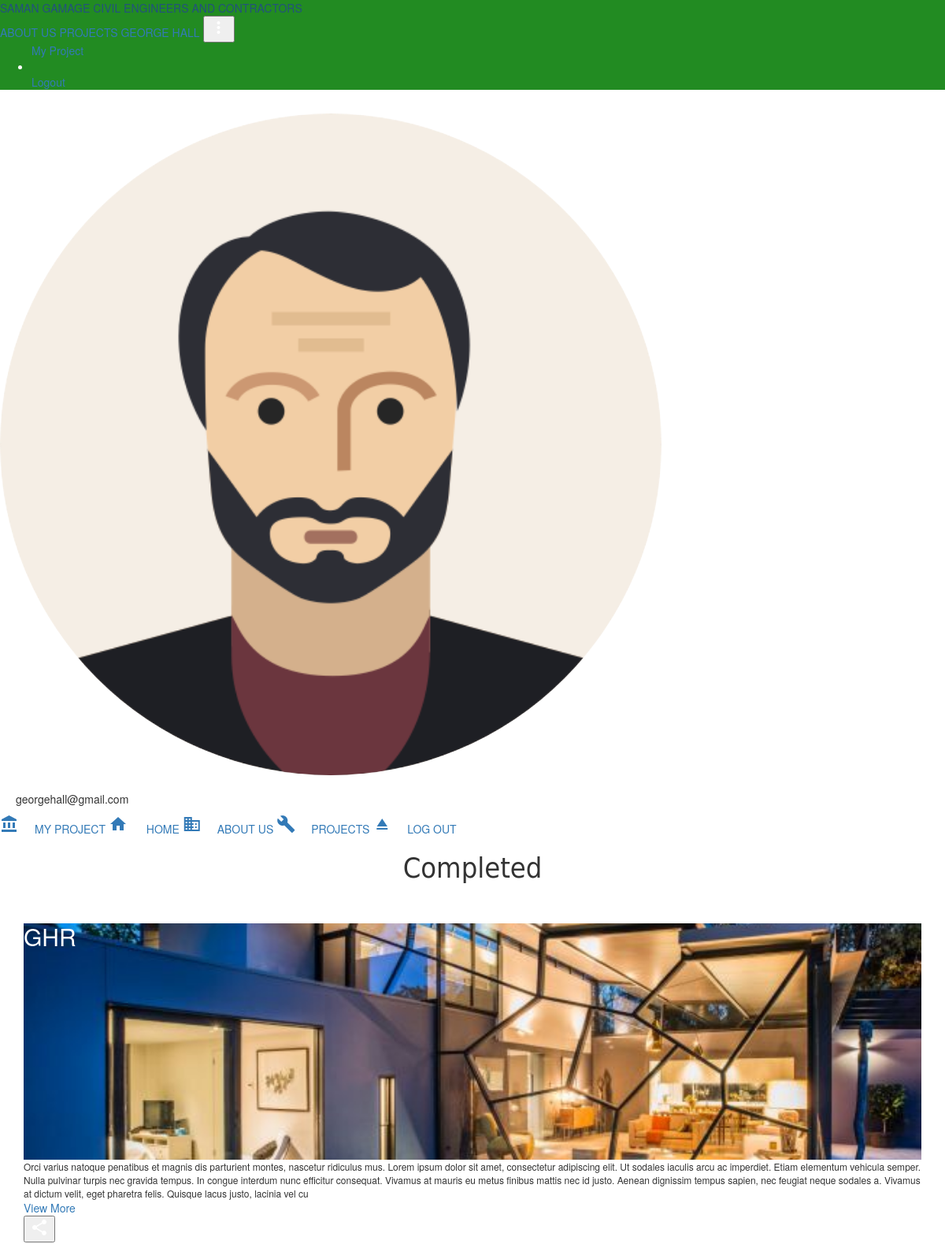
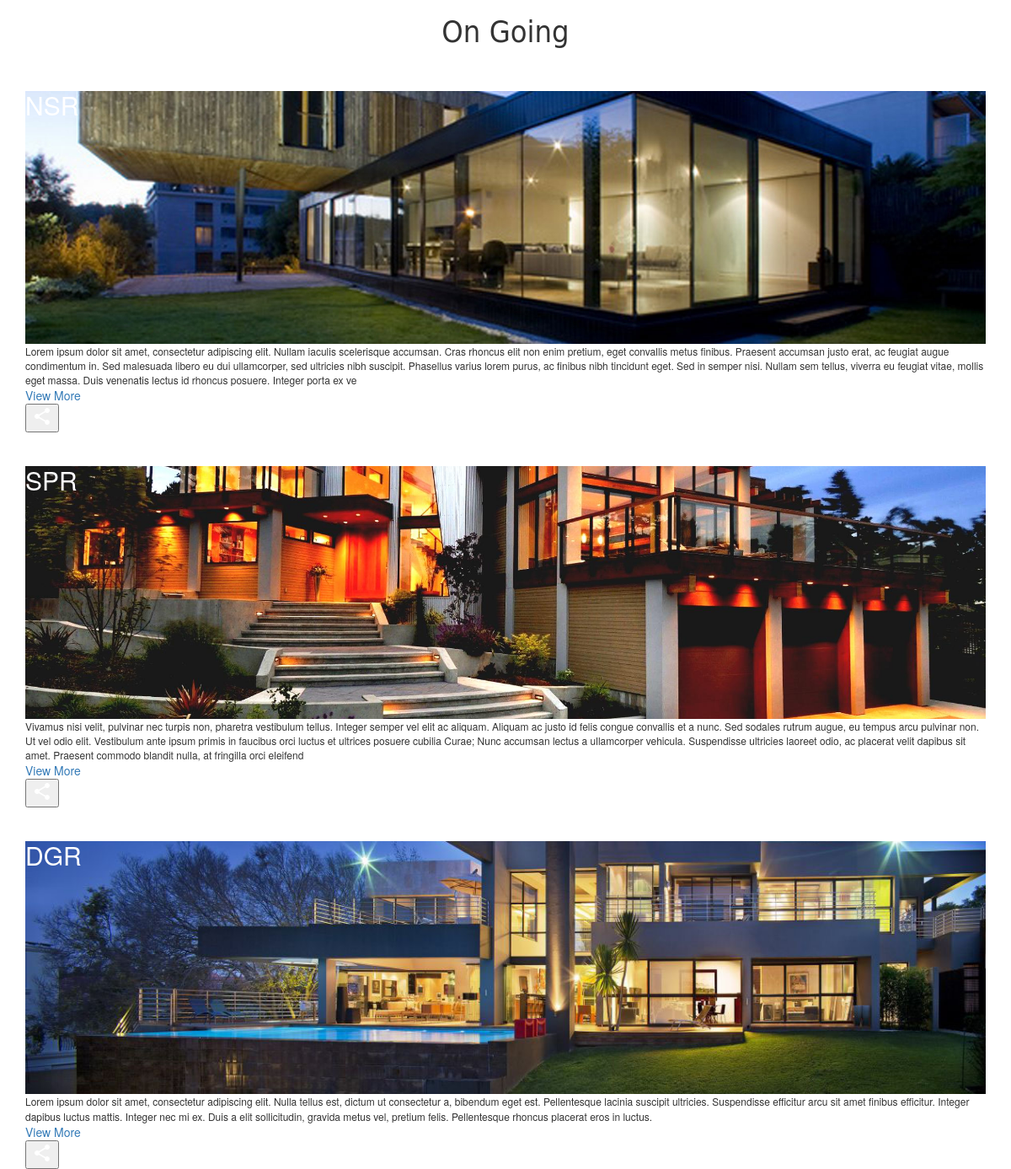
Screenshot of /projects.php (signed in) with the database file from the repository (2 pictures, top to bottom).
### tables this page shows
CREATE TABLE `projectImage` (
  `projectImageID` int(10) NOT NULL,
  `projectID` int(10) NOT NULL,
  `projectCover` varchar(255) NOT NULL,
  `projectImageRecent1` varchar(255) NOT NULL,
  `projectImageRecent2` varchar(500) NOT NULL,
  `projectImageRecent3` varchar(500) NOT NULL,
  `projectImageRecent4` varchar(500) NOT NULL,
  `projectImageRecent5` varchar(500) NOT NULL
);

CREATE TABLE `project` (
  `projectID` int(5) NOT NULL,
  `projectName` varchar(255) NOT NULL,
  `projectStName` varchar(10) NOT NULL,
  `projectType` varchar(255) NOT NULL,
  `projectAddress` varchar(255) NOT NULL,
  `projectUserID` int(5) NOT NULL,
  `projectState` int(1) NOT NULL COMMENT 'o for finished 1 for on-going',
  `projectStDesc` varchar(500) NOT NULL,
  `projectlgDesc` varchar(1500) NOT NULL
);

### projects.php (the view, shortened to what this page needs)
<!doctype html>
<html lang="en">
  <head>
    <link rel="stylesheet" href="https://code.getmdl.io/1.3.0/material.min.css">
    <link rel="stylesheet" href="css/styles.css">
    <link href="css/bootstrap.min.css" rel="stylesheet">
    <link href="css/animate.css" rel="stylesheet">
    <link href="css/custom.css" rel="stylesheet">
  </head>
<body onload="startTime()">
<div class="demo-layout-transparent mdl-layout mdl-js-layout">
<?php
	include('includes/navbar.php');
?>
<main>
  <h1 style="text-align: center;font-family: Gill Sans, Gill Sans MT, Myriad Pro, DejaVu Sans Condensed, Helvetica, Arial,' sans-serif';" class="animated bounceInUp">Completed</h1>
  <?php
	include("includes/dbConfig.php");
	$sql="SELECT project.*,projectImage.* FROM project,projectImage where project.projectState=0 and projectImage.projectID = project.projectID ORDER BY project.projectID";
	$result=mysqli_query($conn,$sql) or die(mysqli_error());
	$num=mysqli_num_rows($result);
	if($result && $num >0){
		while ($newArray = mysqli_fetch_array($result)) {
		?>
    <br>
	<div class="container animated bounceInUp">
		<div class="demo-card-wide mdl-card mdl-shadow--2dp" style="margin-right:30px;width: 100%">
			<div class="mdl-card__title" style="background: url('<?php echo $newArray['projectCover']; ?>') center / cover;">
				<h2 class="mdl-card__title-text"><?php echo $newArray['projectStName']; ?></h2>
	  		</div>
	  		<div class="mdl-card__supporting-text" style="font-size: 12px">
				<?php echo $newArray['projectStDesc']; ?>
	  		</div>
	 		<div class="mdl-card__actions mdl-card--border">
				<a class="mdl-button mdl-button--colored mdl-js-button mdl-js-ripple-effect">View More</a>
	  		</div>
	  		<div class="mdl-card__menu">
				<button class="mdl-button mdl-button--icon mdl-js-button mdl-js-ripple-effect">
		  		<i class="material-icons">share</i>
				</button>
	  		</div>
	  	</div>
	</div>
    <?php } ?>
	<?php
		}else{
			echo "No result";
		}
	?>
  <h1 style="text-align: center;font-family: Gill Sans, Gill Sans MT, Myriad Pro, DejaVu Sans Condensed, Helvetica, Arial,' sans-serif';" class="animated bounceInUp">On Going</h1>
  <?php
	include("includes/dbConfig.php");
	$sql="SELECT project.*,projectImage.* FROM project,projectImage where project.projectState=1 and projectImage.projectID = project.projectID ORDER BY project.projectID";
	$result=mysqli_query($conn,$sql) or die(mysqli_error());
	$num=mysqli_num_rows($result);
	if($result && $num >0){
		while ($newArray = mysqli_fetch_array($result)) {
		?>
     <br>
	<div class="container animated bounceInUp">
	 <div class="demo-card-wide mdl-card mdl-shadow--2dp" style="margin-right:30px;width: 100%">
	  <div class="mdl-card__title" style="background: url('<?php echo $newArray['projectCover']; ?>') center / cover;">
		<h2 class="mdl-card__title-text"><?php echo $newArray['projectStName']; ?></h2>
	  </div>
	  <div class="mdl-card__supporting-text" style="font-size: 12px">
		<?php echo $newArray['projectStDesc']; ?>
	  </div>
	  <div class="mdl-card__actions mdl-card--border">
		<a class="mdl-button mdl-button--colored mdl-js-button mdl-js-ripple-effect">View More</a>
	  </div>
	  <div class="mdl-card__menu">
		<button class="mdl-button mdl-button--icon mdl-js-button mdl-js-ripple-effect">
		  <i class="material-icons">share</i>
		</button>
	  </div>
	  </div>
	</div>
    <?php } ?>
	<?php
		}else{
		echo "No result";
		}
	?>
 </main>
</div>
  </body>
</html>

### includes/navbar.php (shortened to what this page needs)
<header class="mdl-layout__header mdl-layout__header--transparent animated fadeIn" >
		<div class="mdl-layout__header-row">
		  <a href="index.php"class="mdl-layout-title mdl-navigation__link" style="text-decoration: none;">SAMAN GAMAGE CIVIL ENGINEERS AND CONTRACTORS</a>
		  <nav class="mdl-navigation">
			<a class="mdl-navigation__link" href="aboutus.php" style="text-decoration: none;">ABOUT US</a>
			<a class="mdl-navigation__link" href="projects.php" style="text-decoration: none;">PROJECTS</a>
			<?php
			  if (isset($_SESSION['username'])){
			  ?>
			<a class="mdl-navigation__link" style="text-decoration: none"><?php echo strtoupper($_SESSION['username']) ?></a>
			<button class="android-more-button mdl-button mdl-js-button mdl-button--icon mdl-js-ripple-effect" id="more-button">
			  <i class="material-icons">more_vert</i>
			  </button>
			<ul class="mdl-menu mdl-js-menu mdl-menu--bottom-right mdl-js-ripple-effect" for="more-button">
               <?php
				 if ($_SESSION['role'] === "Admin") {
				?>
                <a class="mdl-menu__item" href="admin/index.php" style="text-decoration: none;">Admin Panel</a>
                <?php
				}else{
				?>
                <a class="mdl-menu__item" href="client/index.php" style="text-decoration: none;">My Project</a>
                <?php
                }
				?>
				<li role="separator" class="divider"></li>
				<a href="loginform/logout.php" class="mdl-menu__item" style="text-decoration: none;">Logout</a>
			  </ul>
			  <?php }else{
			  ?>
			  <a class="mdl-navigation__link" href="loginform/index.php" style="text-decoration: none;">LOG IN</a>
			  <?php }?>
		  </nav>
		</div>
 </header>
  <div class="mdl-layout__drawer">
    <?php
		if (isset($_SESSION['username'])){
		?>
		  		<img src="images/profile.png" class="circular--square" style="width: 70%; margin: auto; margin-top: 20px; margin-bottom: 20px">
			  <p class="" style="font-size:14px;margin-left:20px;display: block;"><?php echo $_SESSION['email']?></p>
    <?php }else{ ?>
    <span class="mdl-layout-title">NAVIGATION</span>
    <?php }?>
    <nav class="mdl-navigation">
        <?php
			  if (isset($_SESSION['username'])){
               if ($_SESSION['role'] === "Admin") {
				?>
                <a class="mdl-navigation__link" href="admin/index.php" style="text-decoration: none"><i class="material-icons" style="margin-right: 20px;text-decoration: none;">account_balance</i>ADMIN PANEL</a>
                <?php
				}else{
				?>
                <a class="mdl-navigation__link" href="client/index.php" style="text-decoration: none"><i class="material-icons" style="margin-right: 20px;text-decoration: none;">account_balance</i>MY PROJECT</a>
                <?php
                }
			  }
			?>
     <a class="mdl-navigation__link" href="index.php" style="text-decoration: none"><i class="material-icons" style="margin-right: 20px;text-decoration: none;">home</i> HOME</a>
      <a class="mdl-navigation__link" href="aboutus.php" style="text-decoration: none"><i class="material-icons" style="margin-right: 20px;text-decoration: none;">business</i>ABOUT US</a>
      <a class="mdl-navigation__link" href="projects.php" style="text-decoration: none"><i class="material-icons" style="margin-right: 20px;text-decoration: none;">build</i>PROJECTS</a>
      <?php
			if (isset($_SESSION['username'])){ ?>
				<a class="mdl-navigation__link" style="text-decoration: none" href="loginform/logout.php"><i class="material-icons" style="margin-right: 20px;text-decoration: none;">eject</i>LOG OUT</a>
      <?php }else{ ?>
      	<a class="mdl-navigation__link" style="text-decoration: none" href="loginform/index.php" ><i class="material-icons" style="margin-right: 20px;text-decoration: none;">input</i>LOG IN</a>
      <?php }?>
    </nav>
  </div>

### css/styles.css (style rules this page uses)
body { margin: 0; }
.android-more-button { -webkit-order: 3; -ms-flex-order: 3; order: 3; }

### css/custom.css (style rules this page uses)
.circular--square { border-radius: 50%; }

### projects.php (style rules this page uses)
.demo-layout-transparent { background-size:cover; background-position: center; }
.demo-layout-transparent .mdl-layout__header, .demo-layout-transparent .mdl-layout__drawer-button { color:white; background-color: forestgreen; }
.demo-card-wide.mdl-card { width: 512px; }
.demo-card-wide > .mdl-card__title { color: #fff; height: 300px; background-position: center; }
.demo-card-wide > .mdl-card__menu { color: #fff; }

### rows the page displays
projectimage: projectCover (picture), projectID.projectStName "GHR", projectID.projectStDesc "Orci varius natoque penatibus et magnis dis parturient montes, nascetur ridiculus mus. Lorem ipsum dolor sit amet, consectetur adipiscing elit. Ut sodales iaculis arcu ac imperdiet. Etiam elementum vehicula semper. Nulla pulvinar turpis nec gravida tempus. In congue interdum nunc efficitur consequat. Vivamus at mauris eu metus finibus mattis nec id justo. Aenean dignissim tempus sapien, nec feugiat neque sodales a. Vivamus at dictum velit, eget pharetra felis. Quisque lacus justo, lacinia vel cu"
projectimage: projectCover (picture), projectID.projectStName "NSR", projectID.projectStDesc "Lorem ipsum dolor sit amet, consectetur adipiscing elit. Nullam iaculis scelerisque accumsan. Cras rhoncus elit non enim pretium, eget convallis metus finibus. Praesent accumsan justo erat, ac feugiat augue condimentum in. Sed malesuada libero eu dui ullamcorper, sed ultricies nibh suscipit. Phasellus varius lorem purus, ac finibus nibh tincidunt eget. Sed in semper nisi. Nullam sem tellus, viverra eu feugiat vitae, mollis eget massa. Duis venenatis lectus id rhoncus posuere. Integer porta ex ve"
projectimage: projectCover (picture), projectID.projectStName "SPR", projectID.projectStDesc "Vivamus nisi velit, pulvinar nec turpis non, pharetra vestibulum tellus. Integer semper vel elit ac aliquam. Aliquam ac justo id felis congue convallis et a nunc. Sed sodales rutrum augue, eu tempus arcu pulvinar non. Ut vel odio elit. Vestibulum ante ipsum primis in faucibus orci luctus et ultrices posuere cubilia Curae; Nunc accumsan lectus a ullamcorper vehicula. Suspendisse ultricies laoreet odio, ac placerat velit dapibus sit amet. Praesent commodo blandit nulla, at fringilla orci eleifend"
projectimage: projectCover (picture), projectID.projectStName "DGR", projectID.projectStDesc "Lorem ipsum dolor sit amet, consectetur adipiscing elit. Nulla tellus est, dictum ut consectetur a, bibendum eget est. Pellentesque lacinia suscipit ultricies. Suspendisse efficitur arcu sit amet finibus efficitur. Integer dapibus luctus mattis. Integer nec mi ex. Duis a elit sollicitudin, gravida metus vel, pretium felis. Pellentesque rhoncus placerat eros in luctus."

### other values shown
$_SESSION['email'] "georgehall@gmail.com"
